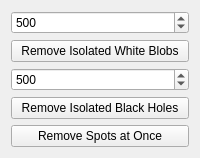
          <widget class="QWidget" name="SpuriousPatchElimination">
           <attribute name="title">
            <string>Eliminating Spurious Patches</string>
           </attribute>
           <layout class="QFormLayout" name="formLayout_11">
            <item row="0" column="0" colspan="2">
             <widget class="QSpinBox" name="whiteBlobSize">
              <property name="minimum">
               <number>50</number>
              </property>
              <property name="maximum">
               <number>1000</number>
              </property>
              <property name="singleStep">
               <number>20</number>
              </property>
              <property name="value">
               <number>500</number>
              </property>
             </widget>
            </item>
            <item row="1" column="0" colspan="2">
             <widget class="QPushButton" name="whiteBlobRemoval">
              <property name="text">
               <string>Remove Isolated White Blobs</string>
              </property>
             </widget>
            </item>
            <item row="2" column="0" colspan="2">
             <widget class="QSpinBox" name="blackHoleSize">
              <property name="minimum">
               <number>50</number>
              </property>
              <property name="maximum">
               <number>1000</number>
              </property>
              <property name="singleStep">
               <number>20</number>
              </property>
              <property name="value">
               <number>500</number>
              </property>
             </widget>
            </item>
            <item row="3" column="0" colspan="2">
             <widget class="QPushButton" name="holeRemoval">
              <property name="text">
               <string>Remove Isolated Black Holes</string>
              </property>
             </widget>
            </item>
            <item row="4" column="0" colspan="2">
             <widget class="QPushButton" name="spotRemoval">
              <property name="text">
               <string>Remove Spots at Once</string>
              </property>
             </widget>
            </item>
           </layout>
          </widget>
